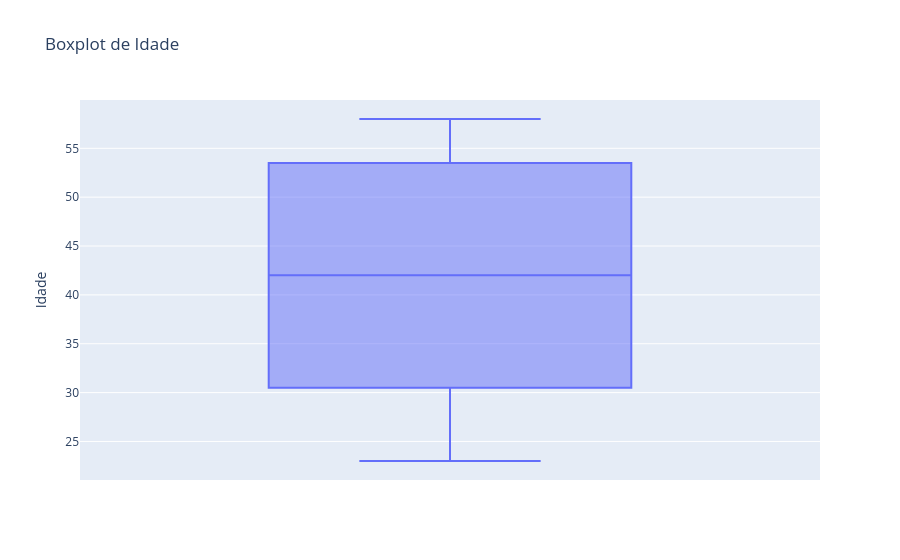

Notebook source saved alongside this figure:
### Markdown cell above
Agora vamos plotar um boxplot de idade:

### Code cell
# Criando o boxplot de idade
fig = px.box(df, y='Idade', title='Boxplot de Idade')

# Exibindo o gráfico
fig.show()

### Figure 1 — Plotly figure (JSON) as saved in the notebook; plotly's stock layout.template omitted (floating-point values rounded to 4 significant figures)
{"data": [{"alignmentgroup": "True", "hovertemplate": "Idade=%{y}<extra></extra>", "legendgroup": "", "marker": {"color": "#636efa"}, "name": "", "notched": false, "offsetgroup": "", "orientation": "v", "showlegend": false, "x0": " ", "xaxis": "x", "y": [54, 46, 57, 24, 27, 53, 55, 51, 58, 31, 55, 30, 41, 39, 34, 28, 43, 52, 23, 36], "y0": " ", "yaxis": "y", "type": "box"}], "layout": {"xaxis": {"anchor": "y", "domain": [0.0, 1.0]}, "yaxis": {"anchor": "x", "domain": [0.0, 1.0], "title": {"text": "Idade"}}, "legend": {"tracegroupgap": 0}, "title": {"text": "Boxplot de Idade"}, "boxmode": "group"}}
